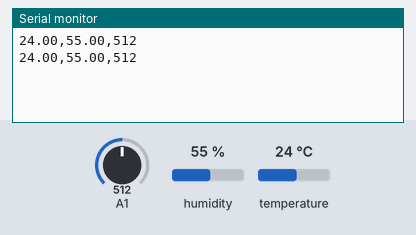
The sketch below on a simulated Arduino Uno, built with avr-gcc and run on an emulated ATmega328P. On the bench: the last lines printed to the serial monitor. The inputs (shaded band) are chosen by the test bench; at power-on: humidity 55 %, A1 = 512, temperature 24 °C.

Above: at 2.8 s.
2.9 s: humidity set to 22 %
At 3.6 s:
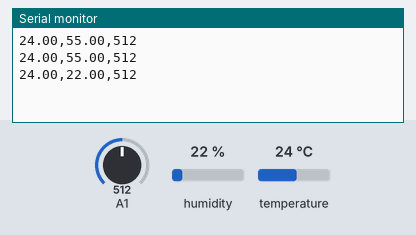
4.4 s: A1 set to 716
At 5.5 s:
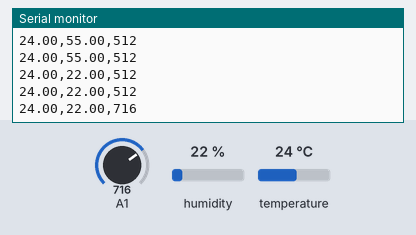
5.9 s: temperature set to 12 °C
At 6.5 s:
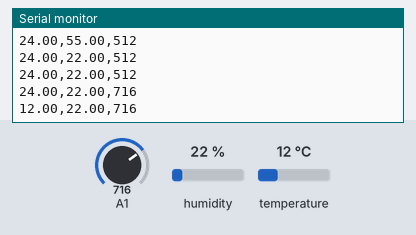
7.4 s: A1 set to 900
At 8.4 s:
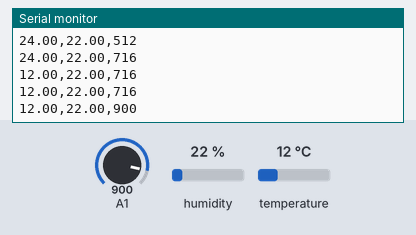
8.9 s: humidity set to 40 %
At 9.4 s:
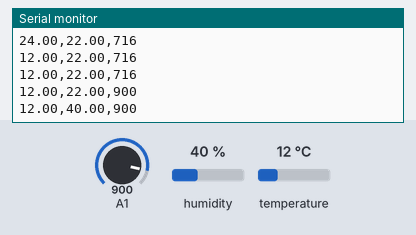
Timing chart, 0 to 11.4 s (numbered marks = the images above; inputs shaded):
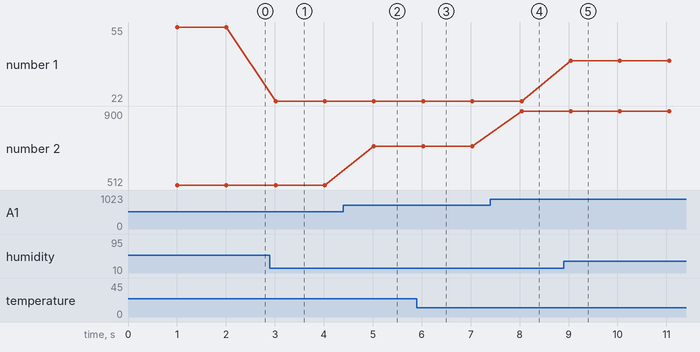

Measured:
- after the input at 2.9 s, the serial monitor: prints a new line after 0.11 s (image 1)
- after the input at 4.4 s, the serial monitor: prints a new line after 0.62 s (image 2)
- after the input at 5.9 s, the serial monitor: prints a new line after 0.13 s (image 3)
- after the input at 7.4 s, the serial monitor: prints a new line after 0.64 s (image 4)
- after the input at 8.9 s, the serial monitor: prints a new line after 0.15 s (image 5)
- plotted number 1: 55 → 22 after the input at 2.9 s, 22 → 40 after the input at 8.9 s
- plotted number 2: 512 → 716 after the input at 4.4 s, 716 → 900 after the input at 7.4 s

The sketch:

sketch_apr23a.ino
```cpp
#include <Adafruit_Sensor.h>
#include <DHT.h>
#include <DHT_U.h>

#define DHTPIN            0
#define DHTTYPE           DHT11
DHT_Unified dht(DHTPIN, DHTTYPE);

uint32_t delayMS;

void setup() {
  Serial.begin(9600);
  delayMS = 1000;
}

void loop() {
  delay(delayMS);
  sensors_event_t event;
  dht.temperature().getEvent(&event);
  Serial.print(event.temperature);
  Serial.print(",");
  dht.humidity().getEvent(&event);
  Serial.print(event.relative_humidity);
  Serial.print(",");
  int sensorValue = analogRead(1);
  Serial.println(sensorValue);
}
```
